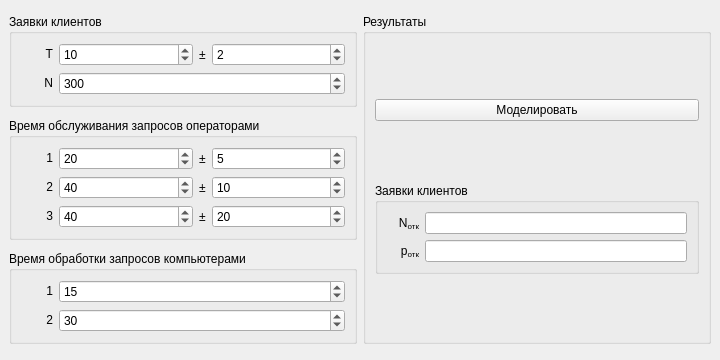
<?xml version="1.0" encoding="UTF-8"?>
<ui version="4.0">
 <class>MainWindow</class>
 <widget class="QMainWindow" name="MainWindow">
  <property name="geometry">
   <rect>
    <x>0</x>
    <y>0</y>
    <width>720</width>
    <height>360</height>
   </rect>
  </property>
  <property name="windowTitle">
   <string>MainWindow</string>
  </property>
  <widget class="QWidget" name="centralwidget">
   <layout class="QGridLayout" name="gridLayout_4">
    <item row="2" column="0">
     <widget class="QGroupBox" name="reqsGroupBox">
      <property name="sizePolicy">
       <sizepolicy hsizetype="Expanding" vsizetype="Fixed">
        <horstretch>0</horstretch>
        <verstretch>0</verstretch>
       </sizepolicy>
      </property>
      <property name="title">
       <string>Заявки клиентов</string>
      </property>
      <layout class="QGridLayout" name="gridLayout">
       <item row="0" column="1">
        <widget class="QSpinBox" name="tSpinBox">
         <property name="sizePolicy">
          <sizepolicy hsizetype="Expanding" vsizetype="Fixed">
           <horstretch>0</horstretch>
           <verstretch>0</verstretch>
          </sizepolicy>
         </property>
         <property name="maximum">
          <number>1000000</number>
         </property>
         <property name="value">
          <number>10</number>
         </property>
        </widget>
       </item>
       <item row="1" column="0">
        <widget class="QLabel" name="nLabel">
         <property name="sizePolicy">
          <sizepolicy hsizetype="Fixed" vsizetype="Fixed">
           <horstretch>0</horstretch>
           <verstretch>0</verstretch>
          </sizepolicy>
         </property>
         <property name="minimumSize">
          <size>
           <width>32</width>
           <height>0</height>
          </size>
         </property>
         <property name="text">
          <string>N</string>
         </property>
         <property name="alignment">
          <set>Qt::AlignRight|Qt::AlignTrailing|Qt::AlignVCenter</set>
         </property>
        </widget>
       </item>
       <item row="0" column="0">
        <widget class="QLabel" name="tLabel">
         <property name="sizePolicy">
          <sizepolicy hsizetype="Fixed" vsizetype="Fixed">
           <horstretch>0</horstretch>
           <verstretch>0</verstretch>
          </sizepolicy>
         </property>
         <property name="minimumSize">
          <size>
           <width>32</width>
           <height>0</height>
          </size>
         </property>
         <property name="text">
          <string>T</string>
         </property>
         <property name="alignment">
          <set>Qt::AlignRight|Qt::AlignTrailing|Qt::AlignVCenter</set>
         </property>
        </widget>
       </item>
       <item row="0" column="2">
        <widget class="QLabel" name="pm1Label">
         <property name="text">
          <string>±</string>
         </property>
        </widget>
       </item>
       <item row="0" column="3">
        <widget class="QSpinBox" name="dtSpinBox">
         <property name="sizePolicy">
          <sizepolicy hsizetype="Expanding" vsizetype="Fixed">
           <horstretch>0</horstretch>
           <verstretch>0</verstretch>
          </sizepolicy>
         </property>
         <property name="maximum">
          <number>1000000</number>
         </property>
         <property name="value">
          <number>2</number>
         </property>
        </widget>
       </item>
       <item row="1" column="1" colspan="3">
        <widget class="QSpinBox" name="nSpinBox">
         <property name="sizePolicy">
          <sizepolicy hsizetype="Expanding" vsizetype="Fixed">
           <horstretch>0</horstretch>
           <verstretch>0</verstretch>
          </sizepolicy>
         </property>
         <property name="maximum">
          <number>1000000</number>
         </property>
         <property name="value">
          <number>300</number>
         </property>
        </widget>
       </item>
      </layout>
     </widget>
    </item>
    <item row="2" column="1" rowspan="3">
     <widget class="QGroupBox" name="resultGroupBox">
      <property name="sizePolicy">
       <sizepolicy hsizetype="Expanding" vsizetype="Preferred">
        <horstretch>0</horstretch>
        <verstretch>0</verstretch>
       </sizepolicy>
      </property>
      <property name="title">
       <string>Результаты</string>
      </property>
      <layout class="QVBoxLayout" name="verticalLayout">
       <item>
        <widget class="QPushButton" name="simulatePushButton">
         <property name="text">
          <string>Моделировать</string>
         </property>
        </widget>
       </item>
       <item>
        <widget class="QGroupBox" name="reqsResultGroupBox">
         <property name="sizePolicy">
          <sizepolicy hsizetype="Expanding" vsizetype="Fixed">
           <horstretch>0</horstretch>
           <verstretch>0</verstretch>
          </sizepolicy>
         </property>
         <property name="title">
          <string>Заявки клиентов</string>
         </property>
         <layout class="QGridLayout" name="gridLayout_6">
          <item row="0" column="0">
           <widget class="QLabel" name="nReturnLabel">
            <property name="sizePolicy">
             <sizepolicy hsizetype="Fixed" vsizetype="Fixed">
              <horstretch>0</horstretch>
              <verstretch>0</verstretch>
             </sizepolicy>
            </property>
            <property name="minimumSize">
             <size>
              <width>32</width>
              <height>0</height>
             </size>
            </property>
            <property name="text">
             <string>N&lt;sub&gt;отк&lt;/sub&gt;</string>
            </property>
            <property name="alignment">
             <set>Qt::AlignRight|Qt::AlignTrailing|Qt::AlignVCenter</set>
            </property>
           </widget>
          </item>
          <item row="1" column="0">
           <widget class="QLabel" name="pReturnLabel">
            <property name="sizePolicy">
             <sizepolicy hsizetype="Fixed" vsizetype="Fixed">
              <horstretch>0</horstretch>
              <verstretch>0</verstretch>
             </sizepolicy>
            </property>
            <property name="minimumSize">
             <size>
              <width>32</width>
              <height>0</height>
             </size>
            </property>
            <property name="text">
             <string>p&lt;sub&gt;отк&lt;/sub&gt;</string>
            </property>
            <property name="alignment">
             <set>Qt::AlignRight|Qt::AlignTrailing|Qt::AlignVCenter</set>
            </property>
           </widget>
          </item>
          <item row="0" column="1">
           <widget class="QLineEdit" name="nReturnLineEdit">
            <property name="text">
             <string/>
            </property>
           </widget>
          </item>
          <item row="1" column="1">
           <widget class="QLineEdit" name="pReturnLineEdit"/>
          </item>
         </layout>
        </widget>
       </item>
      </layout>
     </widget>
    </item>
    <item row="3" column="0">
     <widget class="QGroupBox" name="opsGroupBox">
      <property name="sizePolicy">
       <sizepolicy hsizetype="Expanding" vsizetype="Fixed">
        <horstretch>0</horstretch>
        <verstretch>0</verstretch>
       </sizepolicy>
      </property>
      <property name="title">
       <string>Время обслуживания запросов операторами</string>
      </property>
      <layout class="QGridLayout" name="gridLayout_2">
       <item row="0" column="2">
        <widget class="QLabel" name="pm2Label">
         <property name="text">
          <string>±</string>
         </property>
        </widget>
       </item>
       <item row="1" column="2">
        <widget class="QLabel" name="pm3Label">
         <property name="text">
          <string>±</string>
         </property>
        </widget>
       </item>
       <item row="2" column="2">
        <widget class="QLabel" name="pm4Label">
         <property name="text">
          <string>±</string>
         </property>
        </widget>
       </item>
       <item row="2" column="0">
        <widget class="QLabel" name="op3Label">
         <property name="sizePolicy">
          <sizepolicy hsizetype="Fixed" vsizetype="Fixed">
           <horstretch>0</horstretch>
           <verstretch>0</verstretch>
          </sizepolicy>
         </property>
         <property name="minimumSize">
          <size>
           <width>32</width>
           <height>0</height>
          </size>
         </property>
         <property name="text">
          <string>3</string>
         </property>
         <property name="alignment">
          <set>Qt::AlignRight|Qt::AlignTrailing|Qt::AlignVCenter</set>
         </property>
        </widget>
       </item>
       <item row="2" column="1">
        <widget class="QSpinBox" name="tOp3SpinBox">
         <property name="sizePolicy">
          <sizepolicy hsizetype="Expanding" vsizetype="Fixed">
           <horstretch>0</horstretch>
           <verstretch>0</verstretch>
          </sizepolicy>
         </property>
         <property name="maximum">
          <number>1000000</number>
         </property>
         <property name="value">
          <number>40</number>
         </property>
        </widget>
       </item>
       <item row="0" column="0">
        <widget class="QLabel" name="op1Label">
         <property name="sizePolicy">
          <sizepolicy hsizetype="Fixed" vsizetype="Fixed">
           <horstretch>0</horstretch>
           <verstretch>0</verstretch>
          </sizepolicy>
         </property>
         <property name="minimumSize">
          <size>
           <width>32</width>
           <height>0</height>
          </size>
         </property>
         <property name="text">
          <string>1</string>
         </property>
         <property name="alignment">
          <set>Qt::AlignRight|Qt::AlignTrailing|Qt::AlignVCenter</set>
         </property>
        </widget>
       </item>
       <item row="0" column="1">
        <widget class="QSpinBox" name="tOp1SpinBox">
         <property name="sizePolicy">
          <sizepolicy hsizetype="Expanding" vsizetype="Fixed">
           <horstretch>0</horstretch>
           <verstretch>0</verstretch>
          </sizepolicy>
         </property>
         <property name="maximum">
          <number>1000000</number>
         </property>
         <property name="value">
          <number>20</number>
         </property>
        </widget>
       </item>
       <item row="1" column="1">
        <widget class="QSpinBox" name="tOp2SpinBox">
         <property name="sizePolicy">
          <sizepolicy hsizetype="Expanding" vsizetype="Fixed">
           <horstretch>0</horstretch>
           <verstretch>0</verstretch>
          </sizepolicy>
         </property>
         <property name="maximum">
          <number>1000000</number>
         </property>
         <property name="value">
          <number>40</number>
         </property>
        </widget>
       </item>
       <item row="1" column="0">
        <widget class="QLabel" name="op2Label">
         <property name="sizePolicy">
          <sizepolicy hsizetype="Fixed" vsizetype="Fixed">
           <horstretch>0</horstretch>
           <verstretch>0</verstretch>
          </sizepolicy>
         </property>
         <property name="minimumSize">
          <size>
           <width>32</width>
           <height>0</height>
          </size>
         </property>
         <property name="text">
          <string>2</string>
         </property>
         <property name="alignment">
          <set>Qt::AlignRight|Qt::AlignTrailing|Qt::AlignVCenter</set>
         </property>
        </widget>
       </item>
       <item row="0" column="3">
        <widget class="QSpinBox" name="dtOp1SpinBox">
         <property name="sizePolicy">
          <sizepolicy hsizetype="Expanding" vsizetype="Fixed">
           <horstretch>0</horstretch>
           <verstretch>0</verstretch>
          </sizepolicy>
         </property>
         <property name="maximum">
          <number>1000000</number>
         </property>
         <property name="value">
          <number>5</number>
         </property>
        </widget>
       </item>
       <item row="1" column="3">
        <widget class="QSpinBox" name="dtOp2SpinBox">
         <property name="sizePolicy">
          <sizepolicy hsizetype="Expanding" vsizetype="Fixed">
           <horstretch>0</horstretch>
           <verstretch>0</verstretch>
          </sizepolicy>
         </property>
         <property name="maximum">
          <number>1000000</number>
         </property>
         <property name="value">
          <number>10</number>
         </property>
        </widget>
       </item>
       <item row="2" column="3">
        <widget class="QSpinBox" name="dtOp3SpinBox">
         <property name="sizePolicy">
          <sizepolicy hsizetype="Expanding" vsizetype="Fixed">
           <horstretch>0</horstretch>
           <verstretch>0</verstretch>
          </sizepolicy>
         </property>
         <property name="maximum">
          <number>1000000</number>
         </property>
         <property name="value">
          <number>20</number>
         </property>
        </widget>
       </item>
      </layout>
     </widget>
    </item>
    <item row="4" column="0">
     <widget class="QGroupBox" name="compsGroupBox">
      <property name="sizePolicy">
       <sizepolicy hsizetype="Expanding" vsizetype="Fixed">
        <horstretch>0</horstretch>
        <verstretch>0</verstretch>
       </sizepolicy>
      </property>
      <property name="title">
       <string>Время обработки запросов компьютерами</string>
      </property>
      <layout class="QGridLayout" name="gridLayout_3">
       <item row="2" column="1">
        <widget class="QSpinBox" name="tComp2SpinBox">
         <property name="maximum">
          <number>1000000</number>
         </property>
         <property name="value">
          <number>30</number>
         </property>
        </widget>
       </item>
       <item row="2" column="0">
        <widget class="QLabel" name="comp2Label">
         <property name="sizePolicy">
          <sizepolicy hsizetype="Fixed" vsizetype="Fixed">
           <horstretch>0</horstretch>
           <verstretch>0</verstretch>
          </sizepolicy>
         </property>
         <property name="minimumSize">
          <size>
           <width>32</width>
           <height>0</height>
          </size>
         </property>
         <property name="text">
          <string>2</string>
         </property>
         <property name="alignment">
          <set>Qt::AlignRight|Qt::AlignTrailing|Qt::AlignVCenter</set>
         </property>
        </widget>
       </item>
       <item row="1" column="0">
        <widget class="QLabel" name="comp1Label">
         <property name="sizePolicy">
          <sizepolicy hsizetype="Fixed" vsizetype="Fixed">
           <horstretch>0</horstretch>
           <verstretch>0</verstretch>
          </sizepolicy>
         </property>
         <property name="minimumSize">
          <size>
           <width>32</width>
           <height>0</height>
          </size>
         </property>
         <property name="text">
          <string>1</string>
         </property>
         <property name="alignment">
          <set>Qt::AlignRight|Qt::AlignTrailing|Qt::AlignVCenter</set>
         </property>
        </widget>
       </item>
       <item row="1" column="1">
        <widget class="QSpinBox" name="tComp1SpinBox">
         <property name="sizePolicy">
          <sizepolicy hsizetype="Expanding" vsizetype="Fixed">
           <horstretch>0</horstretch>
           <verstretch>0</verstretch>
          </sizepolicy>
         </property>
         <property name="maximum">
          <number>1000000</number>
         </property>
         <property name="value">
          <number>15</number>
         </property>
        </widget>
       </item>
      </layout>
     </widget>
    </item>
   </layout>
  </widget>
 </widget>
 <resources/>
 <connections/>
</ui>
